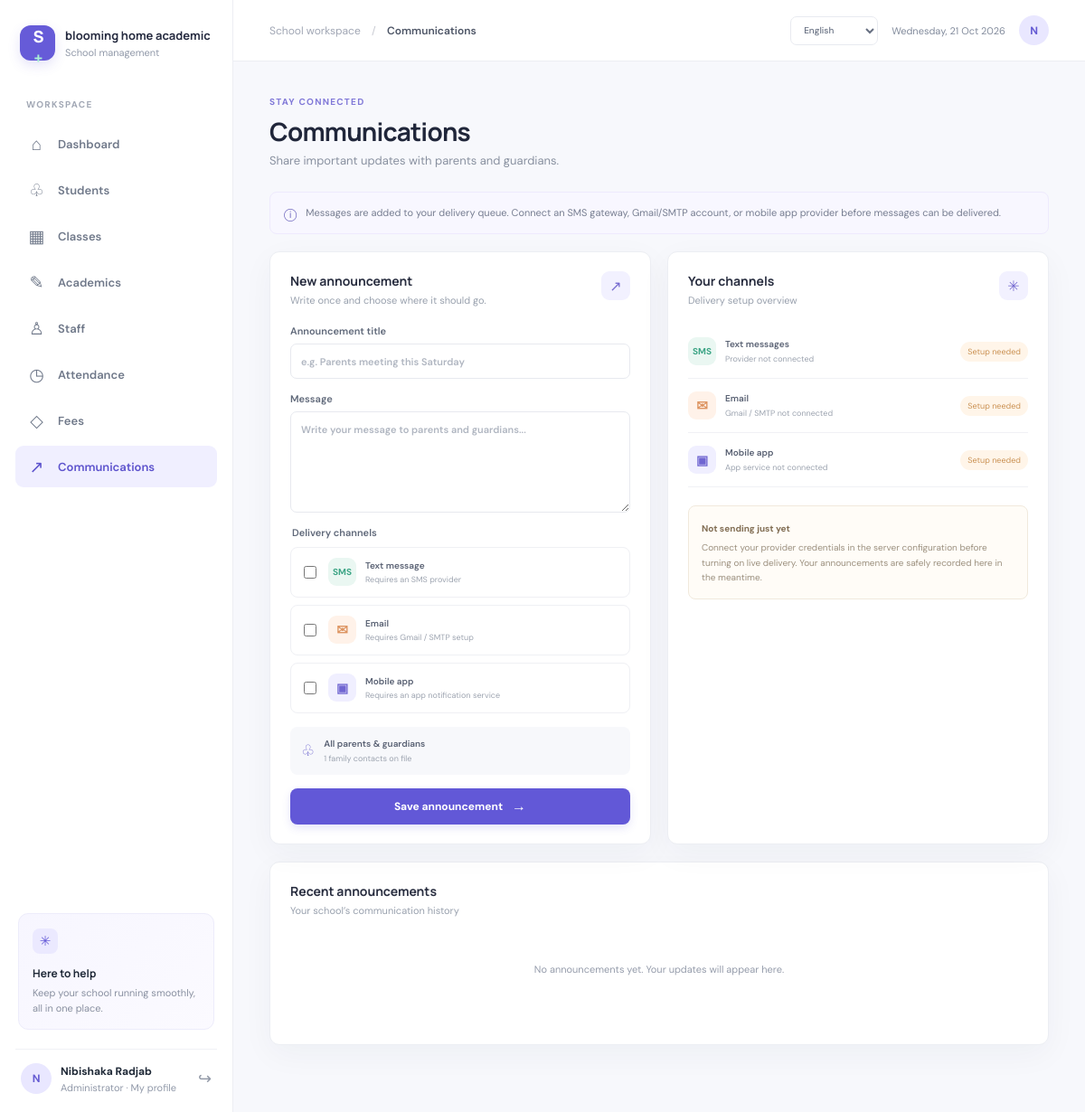
Page /index.php?page=communications (signed in) on the committed database.
### tables this page shows
CREATE TABLE IF NOT EXISTS users (
    id BIGINT UNSIGNED AUTO_INCREMENT PRIMARY KEY,
    school_id BIGINT UNSIGNED NOT NULL,
    role_id TINYINT UNSIGNED NOT NULL,
    name VARCHAR(150) NOT NULL,
    email VARCHAR(190) NOT NULL UNIQUE,
    phone VARCHAR(40) NULL,
    password_hash VARCHAR(255) NOT NULL,
    profile_picture VARCHAR(255) NULL,
    is_active BOOLEAN NOT NULL DEFAULT TRUE,
    created_at TIMESTAMP NOT NULL DEFAULT CURRENT_TIMESTAMP,
    CONSTRAINT fk_users_school FOREIGN KEY (school_id) REFERENCES schools(id) ON DELETE CASCADE,
    CONSTRAINT fk_users_role FOREIGN KEY (role_id) REFERENCES roles(id)
);

CREATE TABLE IF NOT EXISTS roles (
    id TINYINT UNSIGNED AUTO_INCREMENT PRIMARY KEY,
    name VARCHAR(30) NOT NULL UNIQUE
);

### index.php (called while the page is built, shortened)
<?php
require_once __DIR__ . '/app/bootstrap.php';
require_once __DIR__ . '/app/layout.php';
require_login();
$pages = [
    'dashboard' => ['Dashboard', __DIR__ . '/pages/dashboard.php'],
    'students' => ['Students', __DIR__ . '/pages/students.php'],
    'classes' => ['Classes', __DIR__ . '/pages/classes.php'],
    'academics' => ['Academics', __DIR__ . '/pages/academics.php'],
    'teachers' => ['Staff', __DIR__ . '/pages/teachers.php'],
    'attendance' => ['Attendance', __DIR__ . '/pages/attendance.php'],
    'fees' => ['Fees', __DIR__ . '/pages/fees.php'],
    'communications' => ['Communications', __DIR__ . '/pages/communications.php'],
    'profile' => ['My profile', __DIR__ . '/pages/profile.php'],
    'parent' => ['Parent portal', __DIR__ . '/pages/parent.php'],
];
$defaultPage = match ($_SESSION['user_role'] ?? '') {
    'student' => 'profile',
    'parent' => 'parent',
    default => 'dashboard',
};
$page = $_GET['page'] ?? $defaultPage;
[$title, $file] = $pages[$page];
render_header($title, $page);
render_footer();

### app/bootstrap.php (called while the page is built, shortened)
<?php
require_once __DIR__ . '/../config/database.php';
function current_language(): string
{
    return in_array($_SESSION['language'] ?? '', ['en', 'fr', 'sw'], true)
        ? $_SESSION['language']
        : 'en';
}
function t(string $message, array $replacements = []): string
{
    static $translations;
    $translations ??= require __DIR__ . '/translations.php';
    $translated = $translations[current_language()][$message] ?? $message;
    return $translated;
}
function localized_date(string|int $date, string $style = 'medium'): string
{
    $timestamp = is_int($date) ? $date : strtotime($date);
    $weekday = [
        'fr' => ['dimanche', 'lundi', 'mardi', 'mercredi', 'jeudi', 'vendredi', 'samedi'],
        'sw' => ['Jumapili', 'Jumatatu', 'Jumanne', 'Jumatano', 'Alhamisi', 'Ijumaa', 'Jumamosi'],
    ];
    $monthsShort = [
        'fr' => ['janv.', 'févr.', 'mars', 'avr.', 'mai', 'juin', 'juil.', 'août', 'sept.', 'oct.', 'nov.', 'déc.'],
        'sw' => ['Jan', 'Feb', 'Mac', 'Apr', 'Mei', 'Jun', 'Jul', 'Ago', 'Sep', 'Okt', 'Nov', 'Des'],
    ];
    $language = current_language();
    $day = (int) date('w', $timestamp);
    $month = (int) date('n', $timestamp) - 1;
    $shortMonth = $language === 'en' ? date('M', $timestamp) : $monthsShort[$language][$month];
    if ($style === 'full') {
        $dayName = $language === 'en' ? date('l', $timestamp) : $weekday[$language][$day];
        return ucfirst($dayName) . ', ' . date('j', $timestamp) . ' ' . $shortMonth . ' ' . date('Y', $timestamp);
    }
    return date('j', $timestamp) . ' ' . $shortMonth . ' ' . date('Y', $timestamp);
}
function e(?string $value): string
{
    return htmlspecialchars($value ?? '', ENT_QUOTES | ENT_SUBSTITUTE, 'UTF-8');
}
    ?>
    <?php
function require_login(): void
{
    $account = database()->prepare(
        'SELECT u.is_active, u.name, u.email, u.profile_picture, r.name AS role
         FROM users u JOIN roles r ON r.id = u.role_id
         WHERE u.id = ? AND u.school_id = ?'
    );
    $account->execute([(int) $_SESSION['user_id'], (int) $_SESSION['school_id']]);
}
function role_label(string $role): string
{
    $labels = [
        'admin' => 'Administrator',
        'teacher' => 'Teacher',
        'accountant' => 'Accountant',
        'dos' => 'Director of Studies (DOS)',
        'head_of_studies' => 'Head of Studies',
        'behavior_officer' => 'Behavior Officer',
        'parent' => 'Parent',
        'student' => 'Student',
    ];
    return t($labels[$role] ?? ucfirst(str_replace('_', ' ', $role)));
}
function current_user(): array
{
    return [
        'id' => (int) $_SESSION['user_id'],
        'school_id' => (int) $_SESSION['school_id'],
        'name' => (string) $_SESSION['user_name'],
        'email' => (string) ($_SESSION['user_email'] ?? ''),
        'role' => (string) $_SESSION['user_role'],
        'school_name' => (string) $_SESSION['school_name'],
        'profile_picture' => (string) ($_SESSION['profile_picture'] ?? ''),
    ];
}

### config/database.php (called while the page is built, shortened)
<?php
function database(): PDO
{
    static $connection;
    if ($connection instanceof PDO) {
        return $connection;
    }
    $host = getenv('DB_HOST') ?: '127.0.0.1';
    $name = getenv('DB_NAME') ?: 'school_management';
    $user = getenv('DB_USER') ?: 'root';
    $password = getenv('DB_PASSWORD') ?: '';
    $port = getenv('DB_PORT') ?: '3307';
    $connection = new PDO(
        "mysql:host={$host};port={$port};dbname={$name};charset=utf8mb4",
        $user,
        $password,
        [
            PDO::ATTR_ERRMODE => PDO::ERRMODE_EXCEPTION,
            PDO::ATTR_DEFAULT_FETCH_MODE => PDO::FETCH_ASSOC,
            PDO::ATTR_EMULATE_PREPARES => false,
        ]
    );
    return $connection;
}

### app/layout.php (the view, shortened to what this page needs)
<?php
function render_language_selector(string $class = 'language-picker'): void
{
    $script = basename((string) ($_SERVER['SCRIPT_NAME'] ?? 'index.php'));
    $query = $_GET;
    ?>
    <form class="<?= e($class) ?>" method="get" action="<?= e($script) ?>">
        <select id="language-select" name="lang" aria-label="<?= e(t('Language')) ?>" onchange="this.form.submit()">
            <?php foreach (['en' => 'English', 'fr' => 'French', 'sw' => 'Kiswahili'] as $code => $label): ?>
                <option value="<?= e($code) ?>"<?= current_language() === $code ? ' selected' : '' ?>><?= e(t($label)) ?></option>
            <?php endforeach; ?>
        </select>
    </form>
    <?php
}
function render_header(string $title, string $activePage): void
{
    $user = current_user();
    $navigation = [
        'dashboard' => ['Dashboard', '⌂'],
        'students' => ['Students', '♧'],
        'classes' => ['Classes', '▦'],
        'academics' => ['Academics', '✎'],
        'teachers' => ['Staff', '♙'],
        'attendance' => ['Attendance', '◷'],
        'fees' => ['Fees', '◇'],
        'communications' => ['Communications', '↗'],
        'parent' => ['Parent portal', '♧'],
    ];
    ?>
    <!doctype html>
    <html lang="<?= e(current_language()) ?>">
    <head>
        <link rel="stylesheet" href="assets/css/app.css">
    </head>
    <body>
    <div class="app-shell">
        <aside class="sidebar">
            <a class="brand" href="index.php">
                <span class="brand-mark">S<span>+</span></span>
                <span class="brand-copy"><strong><?= e($user['school_name']) ?></strong><small><?= e(t('School management')) ?></small></span>
            </a>
            <div class="nav-label"><?= e(t('WORKSPACE')) ?></div>
            <nav class="main-nav" aria-label="<?= e(t('Main navigation')) ?>">
                <?php foreach ($navigation as $key => [$label, $icon]): ?>
                    <?php if (!can_access_page($key)) { continue; } ?>
                    <a class="nav-link<?= $activePage === $key ? ' active' : '' ?>" href="index.php?page=<?= e($key) ?>">
                        <span class="nav-icon"><?= e($icon) ?></span><span><?= e(t($label)) ?></span>
                    </a>
                <?php endforeach; ?>
            </nav>
            <div class="sidebar-bottom">
                <div class="help-card">
                    <span class="help-icon">✳</span>
                    <strong><?= e(t('Here to help')) ?></strong>
                    <p><?= e(t('Keep your school running smoothly, all in one place.')) ?></p>
                </div>
                <div class="profile-row">
                    <a class="avatar-link" href="index.php?page=profile" aria-label="<?= e(t('My profile')) ?>">
                        <?php if ($user['profile_picture'] !== ''): ?><img class="avatar" src="<?= e($user['profile_picture']) ?>" alt=""><?php else: ?><span class="avatar"><?= e(strtoupper(substr($user['name'], 0, 1))) ?></span><?php endif; ?>
                    </a>
                    <a class="profile-copy" href="index.php?page=profile"><strong><?= e($user['name']) ?></strong><small><?= e(role_label($user['role'])) ?> · <?= e(t('My profile')) ?></small></a>
                    <a class="logout-link" href="logout.php" aria-label="<?= e(t('Sign out')) ?>" title="<?= e(t('Sign out')) ?>">↪</a>
                </div>
            </div>
        </aside>
        <main class="main-area">
            <header class="topbar">
                <div class="breadcrumb"><?= e(t('School workspace')) ?> <span>/</span> <strong><?= e(t($title)) ?></strong></div>
                <div class="topbar-right"><?= render_language_selector() ?><span class="today"><?= e(localized_date(time(), 'full')) ?></span><span class="top-avatar"><?= e(strtoupper(substr($user['name'], 0, 1))) ?></span></div>
            </header>
            <div class="page-content">
    <?php
}
function render_footer(): void
{
    ?>
            </div>
        </main>
    </div>
    </body>
    </html>
    <?php
}

### assets/css/app.css (style rules this page uses)
:root { --ink: #1f2937; --muted: #7d8798; --line: #eceef3; --paper: #fff; --canvas: #f7f8fc; --purple: #6258d7; --purple-dark: #5046c4; --mint: #24a88a; --shadow: 0 10px 35px rgba(29, 39, 70, .045); }
* { box-sizing: border-box; }
html { scroll-behavior: smooth; }
body { margin: 0; color: var(--ink); background: var(--canvas); font-family: "DM Sans", sans-serif; font-size: 14px; -webkit-font-smoothing: antialiased; }
a { color: inherit; text-decoration: none; }
button, input, select, textarea { font: inherit; }
.app-shell { min-height: 100vh; }
.sidebar { position: fixed; inset: 0 auto 0 0; z-index: 5; display: flex; flex-direction: column; width: 258px; padding: 28px 17px 18px; border-right: 1px solid #eceef3; background: #fff; }
.brand { display: flex; align-items: center; gap: 11px; margin: 0 5px 42px; }
.brand-mark { display: grid; width: 39px; height: 39px; place-items: center; border-radius: 12px; background: #665bd8; color: #fff; font: 800 18px Manrope, sans-serif; letter-spacing: -2px; box-shadow: 0 5px 13px #6258d72b; }
.brand-mark span { color: #a9f1d5; }
.brand-copy, .profile-copy { display: flex; min-width: 0; flex-direction: column; gap: 3px; }
.brand-copy strong { overflow: hidden; max-width: 174px; color: #262b40; font: 700 13px Manrope, sans-serif; text-overflow: ellipsis; white-space: nowrap; }
.brand-copy small, .profile-copy small { color: #9199a9; font-size: 11px; }
.nav-label { padding: 0 12px; color: #a2a8b5; font-size: 10px; font-weight: 700; letter-spacing: 1.3px; }
.main-nav { display: grid; gap: 5px; margin-top: 14px; }
.nav-link { position: relative; display: flex; min-height: 46px; align-items: center; gap: 12px; padding: 0 12px; border-radius: 9px; color: #70798a; font-size: 13px; font-weight: 600; transition: .16s ease; }
.nav-link.active { background: #f0efff; color: #5c52cd; }
.nav-icon { display: grid; width: 23px; place-items: center; font-size: 19px; font-weight: 400; }
.sidebar-bottom { margin-top: auto; }
.help-card { margin: 0 3px 21px; padding: 16px 15px 14px; border: 1px solid #edecfb; border-radius: 11px; background: linear-gradient(135deg, #f7f6ff, #fbfaff); }
.help-icon { display: grid; width: 28px; height: 28px; margin-bottom: 12px; place-items: center; border-radius: 8px; background: #ebe9ff; color: #665bd8; font-size: 15px; }
.help-card strong { font: 700 12px Manrope, sans-serif; }
.help-card p { margin: 5px 0 0; color: #8990a0; font-size: 11px; line-height: 1.55; }
.profile-row { display: flex; align-items: center; gap: 10px; padding: 15px 6px 2px; border-top: 1px solid #f0f1f5; }
.avatar-link { display: block; flex: 0 0 auto; }
.profile-row .avatar { object-fit: cover; }
.avatar, .top-avatar, .table-avatar { display: grid; flex: 0 0 auto; place-items: center; border-radius: 50%; background: #e9e7ff; color: #655bd3; font-weight: 700; }
.avatar { width: 34px; height: 34px; font-size: 12px; }
.profile-copy { flex: 1; }
.profile-copy strong { overflow: hidden; max-width: 132px; font-size: 12px; text-overflow: ellipsis; white-space: nowrap; }
.logout-link { color: #9299a7; font-size: 18px; }
.main-area { min-height: 100vh; margin-left: 258px; }
.topbar { position: sticky; top: 0; z-index: 3; display: flex; height: 68px; align-items: center; justify-content: space-between; padding: 0 40px; border-bottom: 1px solid #eceef3; background: rgba(255,255,255,.94); backdrop-filter: blur(12px); }
.breadcrumb { color: #a0a6b4; font-size: 12px; }
.breadcrumb span { padding: 0 9px; color: #c6c9d1; }
.breadcrumb strong { color: #4d5566; font-weight: 600; }
.topbar-right { display: flex; align-items: center; gap: 15px; }
.language-picker { display: flex; align-items: center; margin: 0; }
.language-picker select { min-height: 32px; padding: 0 25px 0 10px; border: 1px solid #e8eaf0; border-radius: 7px; background: #fff; color: #677082; cursor: pointer; font: 500 10px "DM Sans",sans-serif; }
.today { color: #828b9c; font-size: 11px; }
.top-avatar { width: 33px; height: 33px; font-size: 12px; }
.page-content { max-width: 1510px; margin: 0 auto; padding: 34px 40px 55px; }
h1, h2, h3, p { margin-top: 0; }

### rows in the picture
users: name "N", name "Nibishaka Radjab", role.name "Administrator"

### other values in the picture
$user['school_name'] "blooming home academic"
t('School management') "School management"
t('WORKSPACE') "WORKSPACE"
$icon "⌂"
t($label) "Dashboard"
$icon "♧"
t($label) "Students"
$icon "▦"
t($label) "Classes"
$icon "✎"
t($label) "Academics"
$icon "♙"
t($label) "Staff"
$icon "◷"
t($label) "Attendance"
